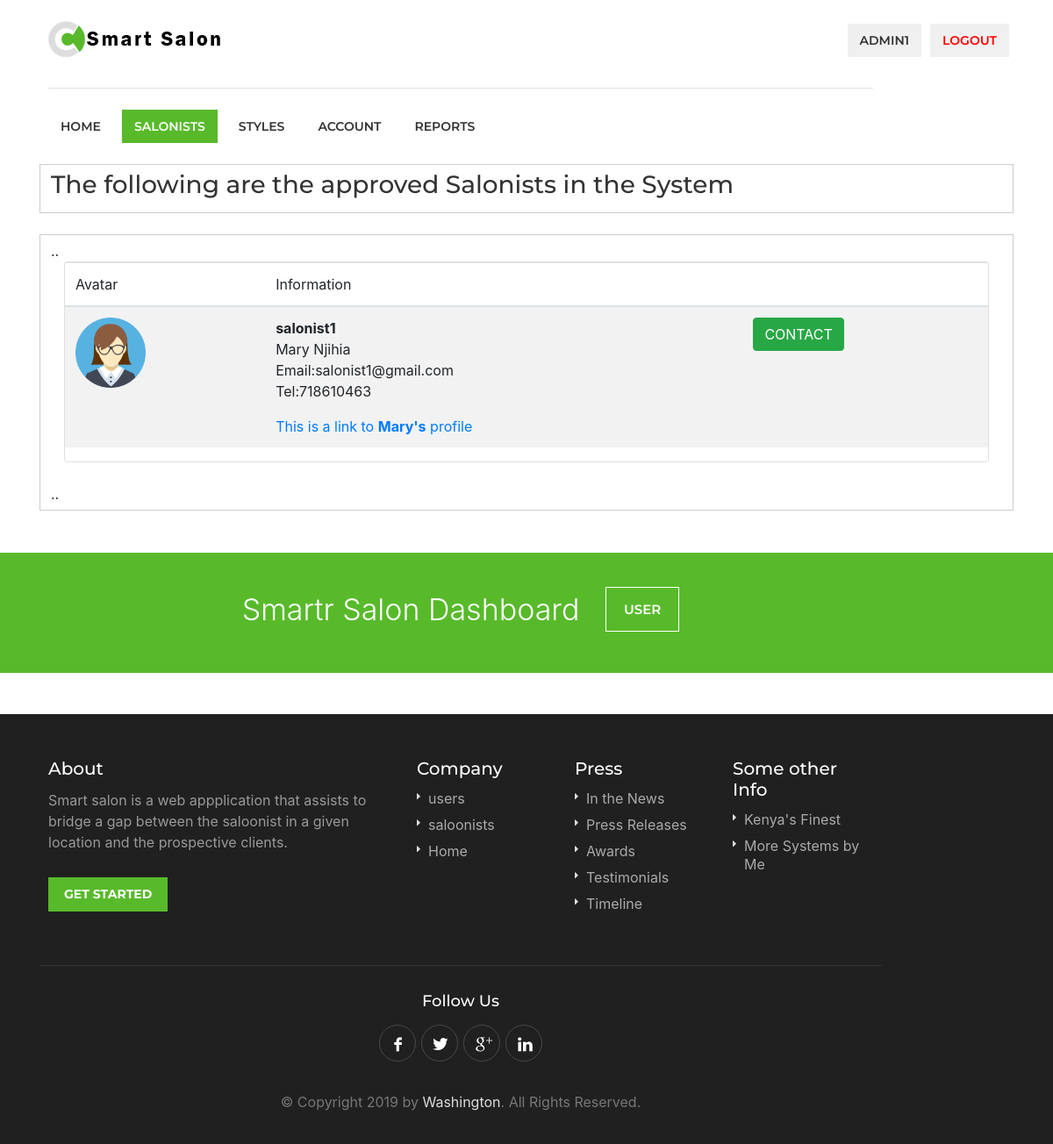
/user/salonist.php (signed in), run on an earlier commit of the app's database.
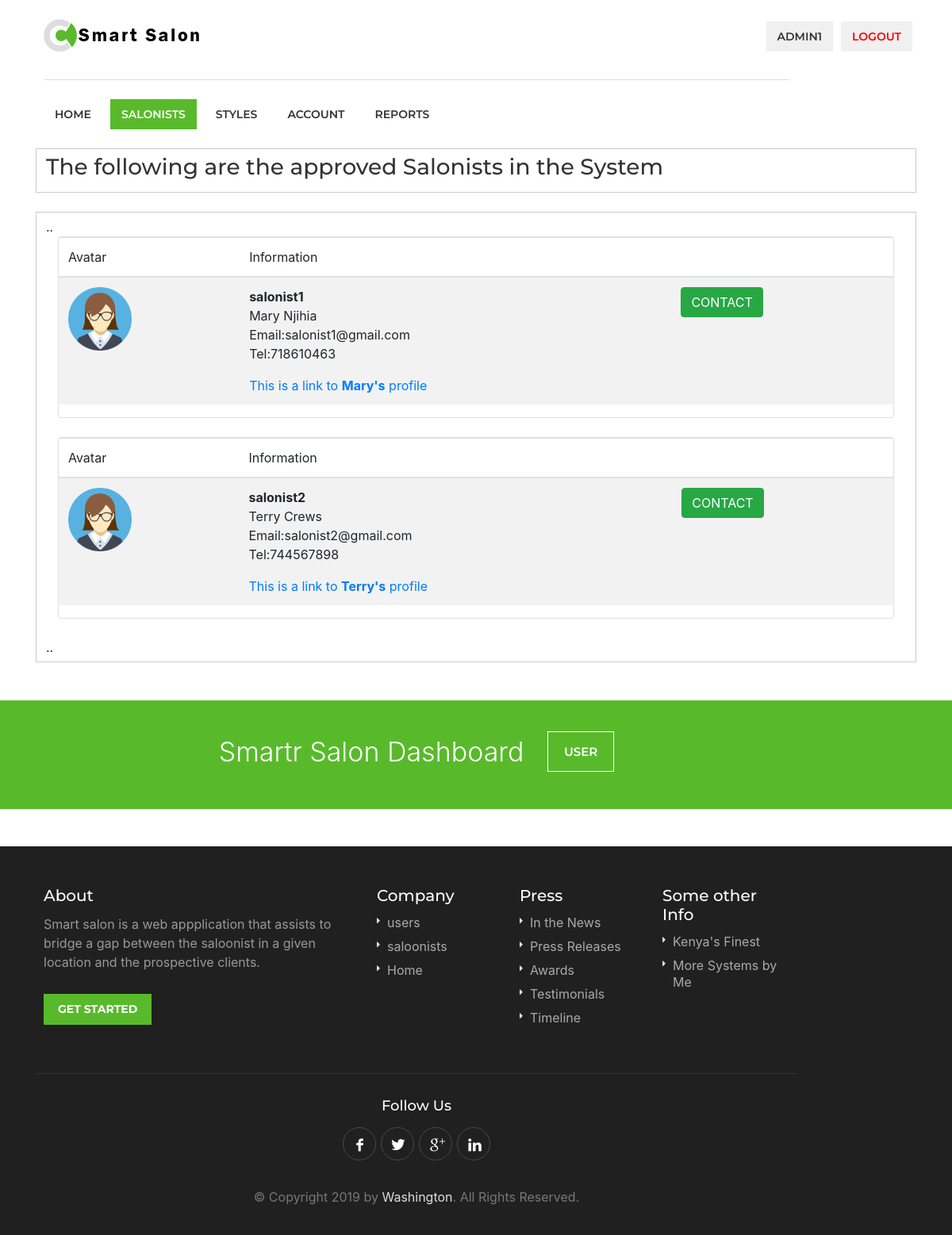
And on a later commit of the database.
### tables this page shows
CREATE TABLE `salonist` (
  `id` int(11) NOT NULL,
  `username` varchar(255) NOT NULL,
  `email` varchar(255) NOT NULL,
  `password` varchar(255) NOT NULL,
  `fname` varchar(255) NOT NULL,
  `lastname` varchar(255) NOT NULL,
  `salonname` varchar(255) NOT NULL,
  `category` varchar(255) NOT NULL,
  `phone` int(11) NOT NULL,
  `location` varchar(255) NOT NULL,
  `tfrom` time NOT NULL,
  `tto` time NOT NULL,
  `lat` float NOT NULL,
  `lng` float NOT NULL,
  `datecreated` varchar(255) NOT NULL,
  `status` varchar(255) NOT NULL
);

### user/salonist.php (the view, shortened to what this page needs)
<?php
include('server.php');
?>
<!DOCTYPE html>
<html lang="en">
<head>
<link rel="stylesheet" href="css/style.css">
<link rel="stylesheet" href="css/colors/green.css" id="colors">
<link rel="stylesheet" href="css/bootstrap.min.css">
</head>
<body>
<div id="wrapper">
<header>
<div class="container">
	<div class="sixteen columns">
		<div id="logo">
			<h1><a href="index.html"><img src="images/logo.png" alt="Work Scout" /></a></h1>
		</div>
		<nav id="navigation" class="menu">
			<ul id="responsive">
				<li><a href="index.php">Home</a> </li>
				<li><a href="salonist.php" id="current">Salonists</a></li>
				<li><a href="styles.php" >styles</a></li>
				<li><a href="account.php">Account</a> </li>
				<li><a href="reports.php" >Reports</a></li>
			</ul>
			<ul class="float-right">
				<li><a href="#"><?=$_SESSION["username"]?></a></li>
				<li><a href="index.php?logout='1'" style="color: red;">logout</a></li>
			</ul>
		</nav>
	</div>
</div>
</header>
<div class="clearfix"></div>
<section class="section intro">
	<div class="container">
		<div style="padding: 6px 12px; border: 1px solid #ccc;">
			<h3>  The following are the approved Salonists in the System  </h3>
		</div>
	</div>
	<br>
	<div class="container" id="pending">
		<div style="padding: 6px 12px; border: 1px solid #ccc;">
			..
			<?php
				$sql = "SELECT * FROM salonist WHERE status='APPROVED'";
				$result = mysqli_query($db, $sql);
				while($row = mysqli_fetch_array($result, MYSQLI_NUM))
				{
					$names = $row[4]." ".$row[5];
					$email = $row[2];
					$sname = $row[1];
					$phone = $row[8];
					echo '
					<div class="col s12 m7">
					<div class="card horizontal">
					<table class="table table-striped">
						<thead>
							<tr>
								<th sope="col">Avatar</th>
								<th scope="col">Information</th>
								<th scope="col"></th>
							</tr>
						</thead>
						<tr>
							<td>
								<div class="card-image">
									<img src="images/avatar0.png" style="width: 80px; height:80px;">
								</div>
							</td>
							<td>
								<div class="card-stacked">
									<div class="card-content">
										<p><b>'.$sname.'</b><br>'.$names.'<br>Email:'.$email.'<br>Tel:'.$phone.'</p>
									</div>
									<div class="card-action">
										<a href="salonistinfo.php?id='.$row[1].'">This is a link to <b>'.$row[4].'\'s</b> profile</a>
									</div>
								</div>
							</td>
							<td>
								<a href="salonistinfo.php?id='.$row[1].'"><button class="btn btn-success">CONTACT</button>
							</td>
						</tr>
					</table>
					</div>
				</div><br>
					';
				}
			?>
			..
		</div>
	</div>
	<br>
</section>
<br>
<div class="infobox">
	<div class="container">
		<div class="sixteen columns">Smartr Salon Dashboard <a href="#">USER</a></div>
	</div>
</div>
<div id="footer">
	<div class="container">
		<div class="seven columns">
			<h4>About</h4>
			<p>Smart salon is a web appplication that assists to bridge a gap between the saloonist in a given location
				and the prospective clients.</p>
			<a href="#" class="button">Get Started</a>
		</div>
		<div class="three columns">
			<h4>Company</h4>
			<ul class="footer-links">
				<li><a href="users.php">users</a></li>
				<li><a href="saloonists.php">saloonists</a></li>
				<li><a href="index.php">Home</a></li>
			</ul>
		</div>
		<div class="three columns">
			<h4>Press</h4>
			<ul class="footer-links">
				<li><a href="#">In the News</a></li>
				<li><a href="#">Press Releases</a></li>
				<li><a href="#">Awards</a></li>
				<li><a href="#">Testimonials</a></li>
				<li><a href="#">Timeline</a></li>
			</ul>
		</div>
		<div class="three columns">
			<h4>Some other Info</h4>
			<ul class="footer-links">
				<li><a href="#">Kenya's Finest</a></li>
				<li><a href="#">More Systems by Me</a></li>
			</ul>
		</div>
	</div>
	<div class="container">
		<div class="footer-bottom">
			<div class="sixteen columns">
				<h4>Follow Us</h4>
				<ul class="social-icons">
					<li><a class="facebook" href="#"><i class="icon-facebook"></i></a></li>
					<li><a class="twitter" href="#"><i class="icon-twitter"></i></a></li>
					<li><a class="gplus" href="#"><i class="icon-gplus"></i></a></li>
					<li><a class="linkedin" href="#"><i class="icon-linkedin"></i></a></li>
				</ul>
				<div class="copyrights">©  Copyright 2019 by <a href="#">Washington</a>. All Rights Reserved.</div>
			</div>
		</div>
	</div>
</div>
</div>
</body>
</html>

What changed in the data, as far as the page shows it:
now on this page (row edited): salonist: username "salonist2", names "Terry Crews", email "salonist2@gmail.com", phone "744567898", fname "Terry"
